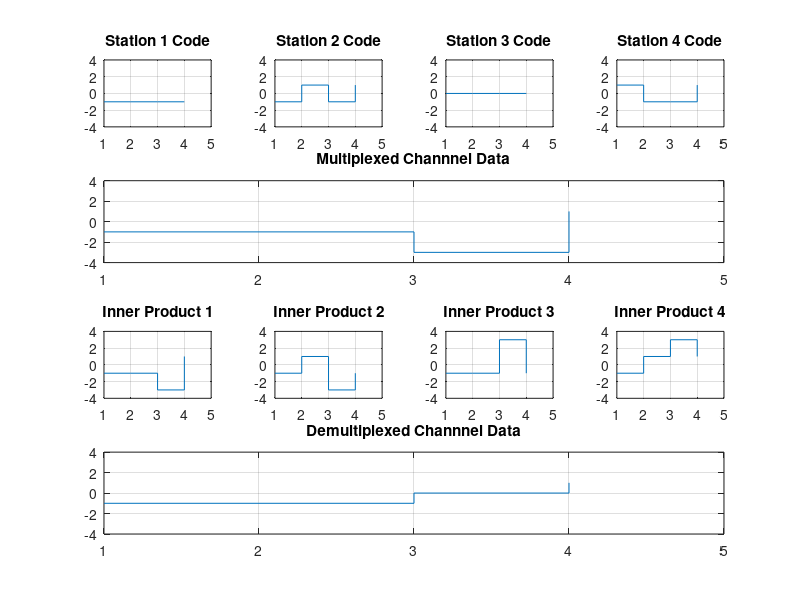

The MATLAB source for this figure:
% CDMA Technique
clc
clear;
close all;
BitStream = [-1 -1 0 1];
XLimiter = [1 5];
YLimiter = [-4 4];

% Creating the Walsh Table
Walsh = 1;
for i = 1:2
    Walsh = [Walsh, Walsh; Walsh, -Walsh];
end

Multiplexed_Data = zeros(1, 4);
Encrypted_Walsh_Table = zeros(4, 4);

for row = 1:4
    for col = 1:4
        Encrypted_Walsh_Table(row, col) = BitStream(row) * Walsh(row, col);
        Multiplexed_Data(col) = Multiplexed_Data(col) + Encrypted_Walsh_Table(row, col);
    end
end

figure(1);
for Number = 1:4
    subplot(4, 4, Number);
    stairs(Encrypted_Walsh_Table(Number, :));
    str = sprintf("Station %d Code", Number);
    title(str);
    xlim(XLimiter);
    ylim(YLimiter);
    grid();
end

subplot(4, 4, 5:8);
stairs(Multiplexed_Data);
title("Multiplexed Channnel Data");
xlim(XLimiter)
ylim(YLimiter)
grid();

Demultiplexed_Data = zeros(1, 4);
Decrypted_Walsh_Table = zeros(4, 4);

for row = 1:4
    for col = 1:4
        Decrypted_Walsh_Table(row, col) = Multiplexed_Data(col) * Walsh(row, col);
        Demultiplexed_Data(row) = Demultiplexed_Data(row) + Multiplexed_Data(col) * Walsh(row, col);
    end
end
Demultiplexed_Data = Demultiplexed_Data / 4;

for Number = 1:4
    subplot(4, 4, Number+8);
    stairs(Decrypted_Walsh_Table(Number, :));
    str = sprintf("Inner Product %d", Number);
    title(str);
    xlim(XLimiter);
    ylim(YLimiter);
    grid();
end

subplot(4, 4, 13:16);
stairs(Demultiplexed_Data);
title("Demultiplexed Channnel Data");
xlim(XLimiter)
ylim(YLimiter)
grid();
